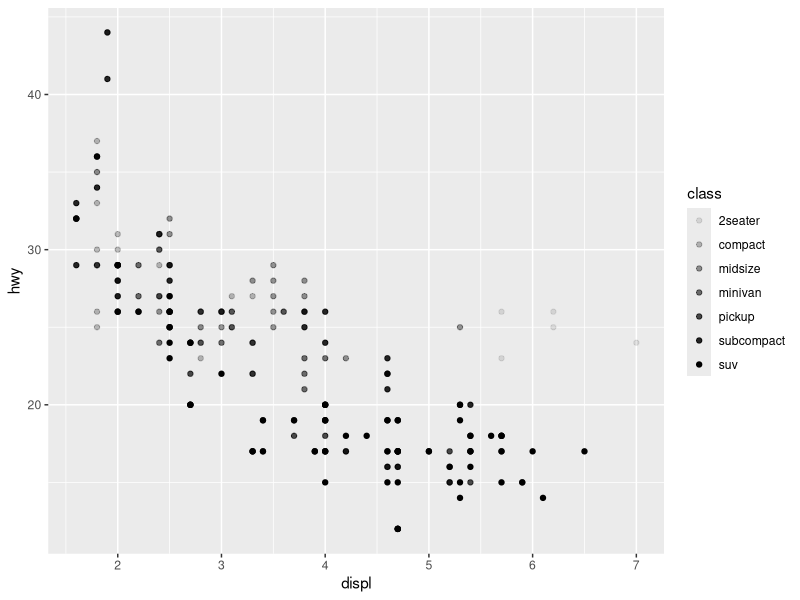

Reproduce this figure in R.
# importing libraries
library(tidyverse)
library(ggplot2)

# importing data
mpg = ggplot2::mpg

# Left
ggplot(data = mpg) + 
  geom_point(mapping = aes(x = displ, y = hwy, alpha = class))
